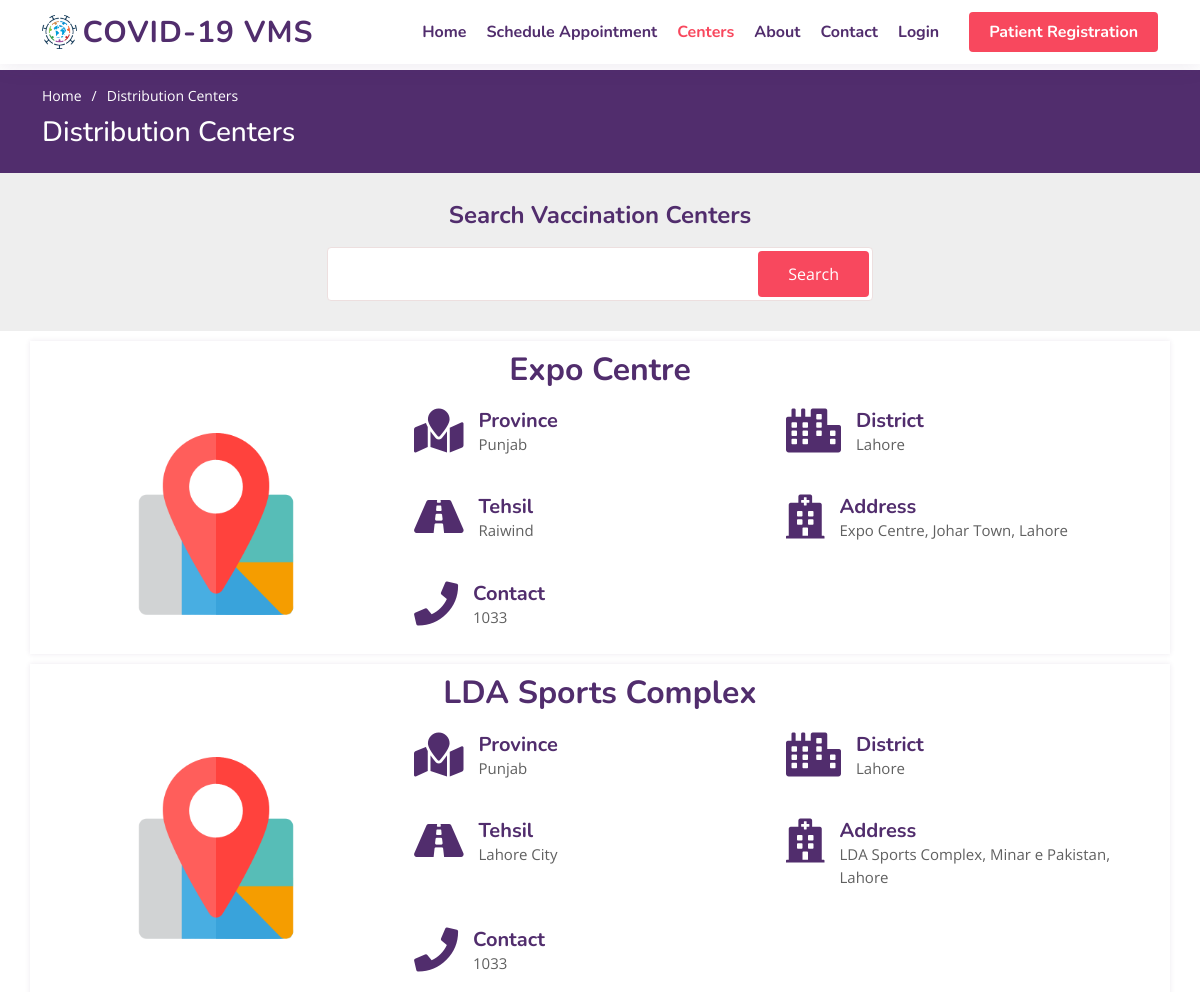
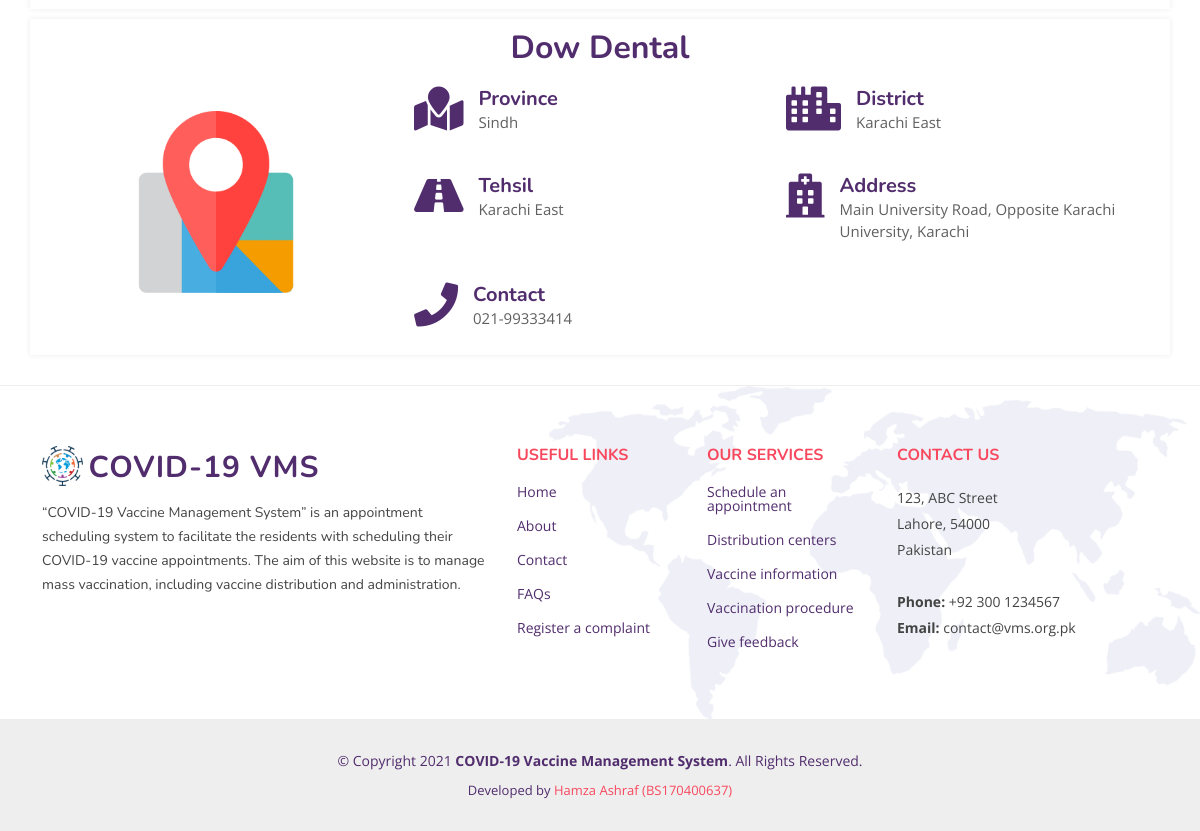
/vms/centers.php, run on the app's committed database (2 pictures, top to bottom).
### tables this page shows
CREATE TABLE `center` (
  `center_id` int NOT NULL,
  `center_name` varchar(50) NOT NULL,
  `province` varchar(50) NOT NULL,
  `district` varchar(50) NOT NULL,
  `tehsil` varchar(50) NOT NULL,
  `address` varchar(250) NOT NULL,
  `contact` varchar(100) NOT NULL
);

### vms/centers.php (the view, shortened to what this page needs)
<?php
include_once('../vms_connection.php');
?>
<!DOCTYPE html>
<html lang="en">
<head>
  <link href="assets/bootstrap/css/bootstrap.min.css" rel="stylesheet">
  <link rel="stylesheet" href="https://pro.fontawesome.com/releases/v5.10.0/css/all.css"/>
  <link href="assets/css/style.css" rel="stylesheet">
</head>
<body>
  <?php include_once('includes/header.php'); ?>
  <section class="breadcrumbs">
    <div class="container">
      <ol>
        <li><a href="index.php">Home</a></li>
        <li>Distribution Centers</li>
      </ol>
      <h2>Distribution Centers</h2>
    </div>
  </section>
  <section class="centers">
    <div class="search-center">
      <div class="container">
        <div class="row justify-content-center">
          <div class="col-lg-12 text-center">
            <h4>Search Vaccination Centers</h4>
          </div>
          <div class="col-lg-6">
            <form action="" method="get">
              <input type="text" name="q" />
              <input type="submit" name="search-btn" value="Search" />
            </form>
          </div>
        </div>
      </div>
    </div>
    <div class="container">
      <?php
      $searchString = "";
      if($_SERVER["REQUEST_METHOD"] == "GET")
      {
        $searchString = $_GET["q"];
      }
      if(empty($searchString))
      {
        $conn = mysqli_connect($servername, $dbuser, $dbpass, $dbname);
        $sql = "SELECT * FROM center ORDER BY center_id ASC";
        $result = mysqli_query($conn, $sql);
        if (mysqli_num_rows($result) > 0)
        {
          while($row = mysqli_fetch_assoc($result))
          {
            $center_name = $row["center_name"];
            $province = $row["province"];
            $district = $row["district"];
            $tehsil = $row["tehsil"];
            $address = $row["address"];
            $contact = $row["contact"];
            ?>
            <div class="row center-details">
              <h3><?php echo $center_name; ?></h3>
              <div class="row">
                <div class="col-xl-4 text-center">
                  <img src="assets/img/center-default.png" class="img-fluid p-4" alt="">
                </div>
                <div class="col-xl-8 d-flex content">
                  <div class="row align-self-center gy-4">
                    <div class="col-md-6 icon-box">
                      <i class="fas fa-map-marked"></i>
                      <div>
                        <h4>Province</h4>
                        <p><?php echo $province; ?></p>
                      </div>
                    </div>
                    <div class="col-md-6 icon-box">
                      <i class="fas fa-city"></i>
                      <div>
                        <h4>District</h4>
                        <p><?php echo $district; ?></p>
                      </div>
                    </div>
                    <div class="col-md-6 icon-box">
                      <i class="fas fa-road"></i>
                      <div>
                        <h4>Tehsil</h4>
                        <p><?php echo $tehsil; ?></p>
                      </div>
                    </div>
                    <div class="col-md-6 icon-box">
                      <i class="fas fa-hospital"></i>
                      <div>
                        <h4>Address</h4>
                        <p><?php echo $address; ?></p>
                      </div>
                    </div>
                    <div class="col-md-6 icon-box">
                      <i class="fas fa-phone"></i>
                      <div>
                        <h4>Contact</h4>
                        <p><?php echo $contact; ?></p>
                      </div>
                    </div>
                  </div>
                </div>
              </div>
            </div>
          <?php
          }
        }
        else
        {?>
          <h4 class="no-result text-center">Ooops!! No records found.</h4>
        <?php
        }
      }
      ?>
    </div>
  </section>
  <?php include_once('includes/footer.php'); ?>
</body>
</html>

### vms/assets/css/style.css (style rules this page uses)
body { font-family: "Open Sans", sans-serif; color: #444444; }
a { color: #F8485E; text-decoration: none; }
h1, h2, h3, h4, h5, h6 { font-family: "Nunito", sans-serif; }
section { padding: 30px 0; overflow: hidden; }
.breadcrumbs { padding: 15px 0; color: #fff; background: #512D6D; min-height: 40px; margin-top: 70px; }
.breadcrumbs h2 { font-size: 28px; font-weight: 500; }
.breadcrumbs ol { display: flex; flex-wrap: wrap; list-style: none; padding: 0 0 10px 0; margin: 0; font-size: 14px; }
.breadcrumbs ol a { color: #fff; }
.breadcrumbs ol li + li { padding-left: 10px; }
.breadcrumbs ol li + li::before { display: inline-block; padding-right: 10px; content: "/"; }
.centers { padding-top: 0; }
.centers .search-center { padding: 30px 0; background: #EEEEEE; }
.centers .search-center h4 { font-size: 24px; margin: 0; padding: 0; line-height: 1; font-weight: 700; color: #512D6D; }
.centers .search-center form { margin-top: 20px; background: #fff; padding: 6px 10px; position: relative; border-radius: 4px; border: 1px solid #eddfdf; }
.centers .search-center form input[type="text"] { border: 0; padding: 8px; width: calc(100% - 140px); }
.centers .search-center form input[type="submit"] { position: absolute; top: 0; right: 0; bottom: 0; border: 0; font-size: 16px; padding: 0 30px; margin: 3px; background: #F8485E; color: #fff; border-radius: 4px; }
.centers .center-details { margin-top: 10px; padding: 10px 0; box-shadow: 0 0 5px rgba(81, 45, 109, 0.1); }
.centers .center-details h3 { color: #512D6D; font-weight: 700; font-size: 32px; margin: 0 0 20px 0; text-align: center; }
.centers .center-details .content .icon-box { display: flex; }
.centers .center-details img { max-height: 230px; }
.centers .center-details .content .icon-box h4 { font-size: 20px; font-weight: 700; margin: 0; color: #512D6D; }
.centers .center-details .content .icon-box i { font-size: 44px; line-height: 44px; color: #512D6D; margin-right: 15px; }
.centers .center-details .content .icon-box p { font-size: 15px; color: #606060; }

### data on the page
center: center_name "Expo Centre", province "Punjab", district "Lahore", tehsil "Raiwind", address "Expo Centre, Johar Town, Lahore", contact "1033"
center: center_name "LDA Sports Complex", province "Punjab", district "Lahore", tehsil "Lahore City", address "LDA Sports Complex, Minar e Pakistan, Lahore", contact "1033"
center: center_name "Dow Dental", province "Sindh", district "Karachi East", tehsil "Karachi East", address "Main University Road, Opposite Karachi University, Karachi", contact "021-99333414"
